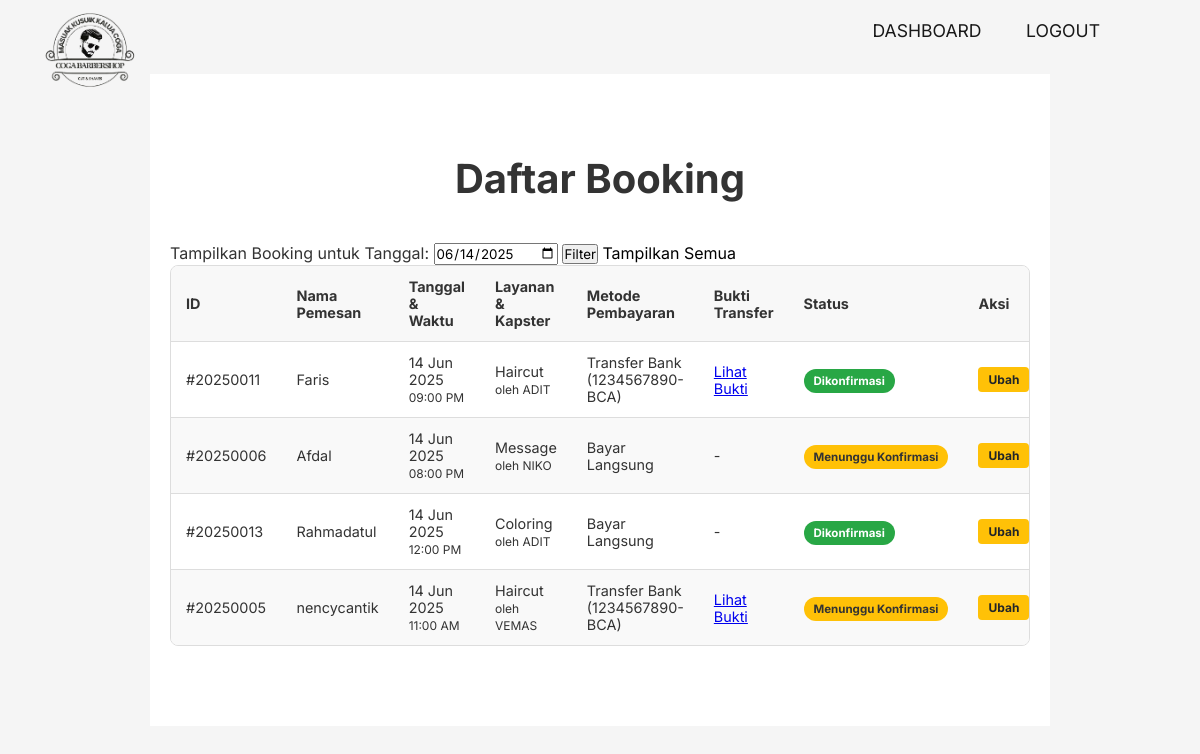
Page /admin_page.php?tanggal=2025-06-14 (signed in) on the committed database.
### tables this page shows
CREATE TABLE `bookings` (
  `id_booking` int(11) NOT NULL,
  `user_id` int(11) NOT NULL,
  `id_service` char(5) NOT NULL,
  `id_kapster` char(5) NOT NULL,
  `id_slot` int(11) NOT NULL,
  `id_metode` int(11) NOT NULL,
  `tanggal_booking` date NOT NULL,
  `total_harga` int(11) NOT NULL,
  `bukti_transfer` varchar(255) DEFAULT NULL,
  `status_booking` enum('Menunggu Konfirmasi','Dikonfirmasi','Selesai','Batal') DEFAULT 'Menunggu Konfirmasi',
  `tanggal_dibuat` timestamp NOT NULL DEFAULT current_timestamp()
);

CREATE TABLE `users` (
  `user_id` int(11) NOT NULL,
  `full_name` varchar(255) NOT NULL,
  `email` varchar(255) NOT NULL,
  `phone_number` varchar(50) DEFAULT NULL,
  `password` varchar(255) NOT NULL,
  `role` enum('user','admin') NOT NULL DEFAULT 'user',
  `created_at` timestamp NOT NULL DEFAULT current_timestamp()
);

CREATE TABLE `slot_waktu` (
  `id_slot` int(11) NOT NULL,
  `jam` time NOT NULL
);

CREATE TABLE `services` (
  `id_service` char(5) NOT NULL,
  `nama_service` varchar(100) NOT NULL,
  `harga` int(11) NOT NULL
);

CREATE TABLE `kapsters` (
  `id_kapster` char(5) NOT NULL,
  `nama_kapster` varchar(100) NOT NULL
);

CREATE TABLE `metode_pembayaran` (
  `id_metode` int(11) NOT NULL,
  `nama_metode` varchar(50) NOT NULL,
  `is_active` tinyint(1) NOT NULL DEFAULT 1
);

### admin_page.php (the view, shortened to what this page needs)
<?php
    require 'koneksi.php';
    $filtered_date = $_GET['tanggal'] ?? '';
    $sql_all_bookings = "SELECT
                            b.id_booking, b.tanggal_booking, b.status_booking, b.bukti_transfer,
                            s.nama_service, k.nama_kapster, sw.jam,
                            u.full_name AS nama_pemesan,
                            mp.nama_metode
                        FROM bookings b
                        JOIN users u ON b.user_id = u.user_id
                        JOIN services s ON b.id_service = s.id_service
                        JOIN kapsters k ON b.id_kapster = k.id_kapster
                        JOIN slot_waktu sw ON b.id_slot = sw.id_slot
                        LEFT JOIN metode_pembayaran mp ON b.id_metode = mp.id_metode";
    if (!empty($filtered_date)) {
        $sql_all_bookings .= " WHERE b.tanggal_booking = ?";
    }
    $sql_all_bookings .= " ORDER BY b.tanggal_booking DESC, sw.jam DESC";
    $stmt = $conn->prepare($sql_all_bookings);
    if (!empty($filtered_date)) {
        $stmt->bind_param("s", $filtered_date);
    }
    $stmt->execute();
    $result = $stmt->get_result();
    $all_bookings = $result->fetch_all(MYSQLI_ASSOC);
?>
<!DOCTYPE html>
<html lang="en">
<head>
    <link rel="stylesheet" href="style.css">
</head>
<body>
    <header>
        <div class="logo-container">
            <img src="gambar/logo.png" alt="Coga Barbershop Logo" class="logo-image">
        </div>
        <nav class="navigation">
            <a href="admin_page.php">DASHBOARD</a>
            <a href="logout.php">LOGOUT</a>
        </nav>
    </header>
    <section class="history-section">
        <div class="container">
            <h2>Daftar Booking</h2>
            <form action="admin_page.php" method="GET" class="filter-form">
                <div class="form-group">
                    <label for="tanggal">Tampilkan Booking untuk Tanggal:</label>
                    <input type="date" id="tanggal" name="tanggal" value="<?php echo htmlspecialchars($filtered_date); ?>">
                    <button type="submit" class="filter-btn">Filter</button>
                    <a href="admin_page.php" class="reset-btn">Tampilkan Semua</a>
                </div>
            </form>
            <div class="table-responsive">
                <table class="history-table">
                    <thead>
                        <tr>
                            <th>ID</th>
                            <th>Nama Pemesan</th>
                            <th>Tanggal & Waktu</th>
                            <th>Layanan & Kapster</th>
                            <th>Metode Pembayaran</th>
                            <th>Bukti Transfer</th>
                            <th>Status</th>
                            <th>Aksi</th>
                        </tr>
                    </thead>
                    <tbody>
                        <?php if (empty($all_bookings)): ?>
                            <tr>
                                <td colspan="8" style="text-align:center;">Tidak ada data booking untuk tanggal yang dipilih.</td>
                            </tr>
                        <?php else: ?>
                            <?php foreach ($all_bookings as $booking): ?>
                                <tr>
                                    <td>#<?php echo $booking['id_booking']; ?></td>
                                    <td><?php echo htmlspecialchars($booking['nama_pemesan']); ?></td>
                                    <td><?php echo date("d M Y", strtotime($booking['tanggal_booking'])); ?><br><small><?php echo date("h:i A", strtotime($booking['jam'])); ?></small></td>
                                    <td><?php echo htmlspecialchars($booking['nama_service']); ?><br><small>oleh <?php echo htmlspecialchars($booking['nama_kapster']); ?></small></td>
                                    <td><?php echo htmlspecialchars($booking['nama_metode'] ?? '-'); ?></td>
                                    <td>
                                        <?php if (!empty($booking['bukti_transfer'])): ?>
                                            <a href="uploads/<?php echo htmlspecialchars($booking['bukti_transfer']); ?>" target="_blank">Lihat Bukti</a>
                                        <?php else: ?>
                                            -
                                        <?php endif; ?>
                                    </td>
                                    <td>
                                        <span class="status-badge status-<?php echo strtolower(str_replace(' ', '-', $booking['status_booking'])); ?>">
                                            <?php echo htmlspecialchars($booking['status_booking']); ?>
                                        </span>
                                    </td>
                                    <td>
                                        <a href="edit_booking.php?id=<?php echo $booking['id_booking']; ?>" class="btn-edit">Ubah</a>
                                    </td>
                                </tr>
                            <?php endforeach; ?>
                        <?php endif; ?>
                    </tbody>
                </table>
            </div>
        </div>
    </section>
</body>
</html>

### style.css (style rules this page uses)
* { margin: 0; padding: 0; box-sizing: border-box; font-family: 'Inter', sans-serif; }
html { scroll-behavior: smooth; }
body { display: flex; flex-direction: column; justify-content: center; align-items: center; min-height: 100vh; background: whitesmoke; }
header { position: fixed; top: 0; left: 0; width: 100%; padding: 20px 100px; display: flex; justify-content: space-between; align-items: center; z-index: 10; background: whitesmoke; backdrop-filter: blur(5px); }
.logo-container { display: flex; align-items: center; }
.logo-image { position: absolute; left: 40px; top: 0px; width: 100px; height: 100px; }
.navigation a { position: relative; font-size: 1.1em; color: rgba(0, 0, 0, 0.9); text-decoration: none; font-weight: 400; margin-left: 40px; }
.navigation a::after { content: ''; position: absolute; left: 0; bottom: -6px; width: 100%; height: 2px; background: rgba(0, 0, 0, 0.9); border-radius: 5px; transform: scaleX(0); transform-origin: right; transition: transform .5s; }
.history-section { padding: 80px 0; background-color: #fff; color: #333; }
.history-section .container { max-width: 900px; margin: 0 auto; padding: 0 20px; }
.history-section h2 { text-align: center; font-size: 2.5em; margin-bottom: 40px; color: #333; }
.table-responsive { overflow-x: auto; border: 1px solid #ddd; border-radius: 8px; }
.history-table { width: 100%; border-collapse: collapse; margin-top: 0; font-size: 0.9em; background-color: #fff; }
.history-table th, .history-table td { padding: 12px 15px; border-bottom: 1px solid #ddd; text-align: left; vertical-align: middle; }
.history-table tbody tr:last-child td { border-bottom: none; }
.history-table thead tr { background-color: #f8f8f8; color: #333; font-weight: bold; }
.history-table tbody tr:nth-child(even) { background-color: #f9f9f9; }
.status-badge { padding: 5px 10px; border-radius: 15px; font-size: 0.8em; color: #fff; font-weight: bold; white-space: nowrap; }
.status-badge.status-menunggu-konfirmasi { background-color: #ffc107; color: #333; }
.status-badge.status-dikonfirmasi { background-color: #28a745; }
.reset-btn { color: black; text-decoration: none; }

### admin_page.php (style rules this page uses)
.btn-edit { display: inline-block; background-color: #ffc107; color: #212529; padding: 5px 10px; border-radius: 4px; text-decoration: none; font-size: 12px; font-weight: bold; }

### rows in the picture
bookings: id_booking "20250011", user.full_name "Faris", tanggal_booking "14 Jun 2025", id_slot.jam "09:00 PM", id_service.nama_service "Haircut", id_kapster.nama_kapster "ADIT", id_metode.nama_metode "Transfer Bank (1234567890-BCA)", status_booking "Dikonfirmasi"
bookings: id_booking "20250006", user.full_name "Afdal", tanggal_booking "14 Jun 2025", id_slot.jam "08:00 PM", id_service.nama_service "Message", id_kapster.nama_kapster "NIKO", id_metode.nama_metode "Bayar Langsung", status_booking "Menunggu Konfirmasi"
bookings: id_booking "20250013", user.full_name "Rahmadatul", tanggal_booking "14 Jun 2025", id_slot.jam "12:00 PM", id_service.nama_service "Coloring", id_kapster.nama_kapster "ADIT", id_metode.nama_metode "Bayar Langsung", status_booking "Dikonfirmasi"
bookings: id_booking "20250005", user.full_name "nencycantik", tanggal_booking "14 Jun 2025", id_slot.jam "11:00 AM", id_service.nama_service "Haircut", id_kapster.nama_kapster "VEMAS", id_metode.nama_metode "Transfer Bank (1234567890-BCA)", status_booking "Menunggu Konfirmasi"
